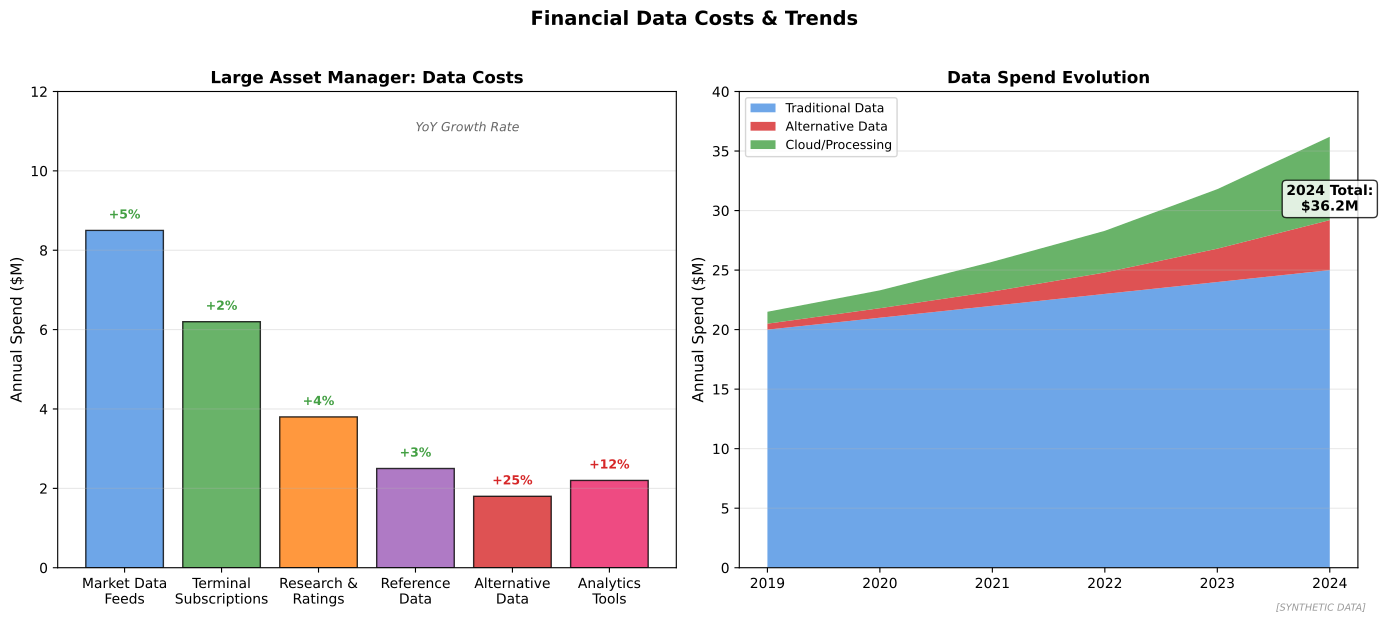

Generate this figure with Python:
"""
Data Costs Analysis
Financial data spending breakdown

Output: data_costs.pdf
Module: module_04_trad_finance
Lesson: 47 - Data Vendors
"""

from pathlib import Path
import matplotlib.pyplot as plt
import numpy as np

CHART_METADATA = {
    'title': 'Data Costs',
    'module': 'module_04_trad_finance',
    'lesson': 47,
    'url': 'https://github.com/Digital-AI-Finance/digital-finance/tree/main/module_04_trad_finance/figures/data_costs'
}

plt.rcParams.update({'font.size': 10, 'axes.labelsize': 10})

def create_chart():
    fig, axes = plt.subplots(1, 2, figsize=(14, 6))

    # Cost breakdown by category
    ax1 = axes[0]

    categories = ['Market Data\nFeeds', 'Terminal\nSubscriptions', 'Research &\nRatings', 'Reference\nData', 'Alternative\nData', 'Analytics\nTools']
    spend = [8.5, 6.2, 3.8, 2.5, 1.8, 2.2]  # Annual spend in $M for large firm
    growth = [5, 2, 4, 3, 25, 12]  # YoY growth %
    colors = ['#4A90E2', '#44A044', '#FF7F0E', '#9B59B6', '#D62728', '#E91E63']

    bars = ax1.bar(categories, spend, color=colors, alpha=0.8, edgecolor='black')

    ax1.set_ylabel('Annual Spend ($M)', fontsize=11)
    ax1.set_title('Large Asset Manager: Data Costs', fontsize=12, fontweight='bold')
    ax1.set_ylim(0, 12)
    ax1.yaxis.grid(True, alpha=0.3)

    # Add growth labels
    for bar, g in zip(bars, growth):
        height = bar.get_height()
        color = '#D62728' if g > 10 else '#FF7F0E' if g > 5 else '#44A044'
        ax1.text(bar.get_x() + bar.get_width()/2, height + 0.3,
                f'+{g}%', ha='center', fontsize=9, fontweight='bold', color=color)

    ax1.text(3, 11, 'YoY Growth Rate', fontsize=9, color='#666666', style='italic')

    # Cost trends over time
    ax2 = axes[1]

    years = ['2019', '2020', '2021', '2022', '2023', '2024']
    traditional = [20, 21, 22, 23, 24, 25]
    alt_data = [0.5, 0.8, 1.2, 1.8, 2.8, 4.2]
    cloud = [1, 1.5, 2.5, 3.5, 5, 7]

    ax2.stackplot(years, traditional, alt_data, cloud,
                  labels=['Traditional Data', 'Alternative Data', 'Cloud/Processing'],
                  colors=['#4A90E2', '#D62728', '#44A044'], alpha=0.8)

    ax2.set_ylabel('Annual Spend ($M)', fontsize=11)
    ax2.set_title('Data Spend Evolution', fontsize=12, fontweight='bold')
    ax2.legend(loc='upper left', fontsize=9)
    ax2.set_ylim(0, 40)
    ax2.yaxis.grid(True, alpha=0.3)

    # Add annotation
    total_2024 = traditional[-1] + alt_data[-1] + cloud[-1]
    ax2.text(5, 30, f'2024 Total:\n${total_2024:.1f}M', fontsize=10, fontweight='bold',
            ha='center', bbox=dict(boxstyle='round', facecolor='white', alpha=0.8))

    fig.suptitle('Financial Data Costs & Trends', fontsize=14, fontweight='bold', y=1.02)
    fig.text(0.98, 0.02, '[SYNTHETIC DATA]', fontsize=7, color='#999999', ha='right', style='italic')
    plt.tight_layout()

    output_path = Path(__file__).parent / 'data_costs.pdf'
    plt.savefig(output_path, format='pdf', dpi=300, bbox_inches='tight')
    plt.close()
    print(f"Chart saved to: {output_path}")
    return output_path

if __name__ == '__main__':
    create_chart()
